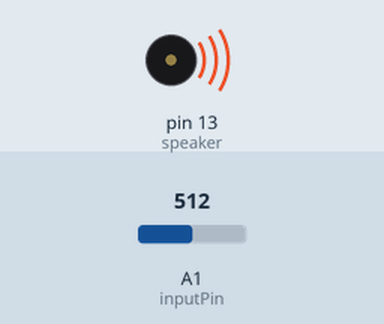
Simulated run of this sketch. Board: Arduino Uno, built with avr-gcc and run on an emulated ATmega328P. Parts: buzzer (waves = sounding). Inputs (shaded band) come from the test bench; at power-on: A1 (inputPin) = 512. What the sketch prints to the serial monitor is not drawn.

Above: at 4.2 s.
At 8.5 s:
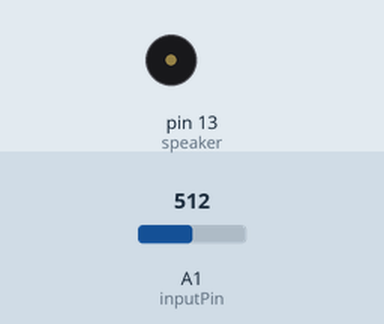
Timing chart, 0 to 11.1 s (numbered marks = the images above):
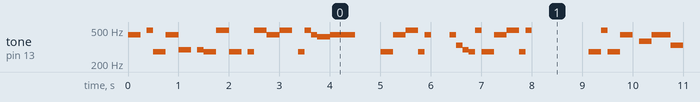

The sketch:

oyebanji_Lab04.ino
```cpp
//Nicholas Oyebanji
//Lab04

//variable for the speaker
int speaker = 13;

//I had to change some of the values to fit the song

//setting up the sensor
int inputPin = 1;
int val = 0;

//pitch scale
int c4 = 277;
int d4 = 293;
int e4 = 330;
int f4 = 370;
int g4 = 415;
int an4 = 440;
int b4 = 494;
int c5 = 523;
int r = 0;

//definition for the tempo
int tempo = 1000;
int w = tempo;
int h = w/2;
int q = h/2;
int e = q/2;
int s = e/2;

//arrays for the line notes and rhythm
int line1[] = {an4, an4, r, b4, c4, an4, d4, d4, r, d4, c4, b4, c4, c4, r, c4, b4, an4};
int line1Rhythm[] = {e, e, e, e, q, q, e, e, e, e, q, q, e, e, e, e, q, q};

int line2[] = {b4, b4, r, c4, b4, an4, g4, an4, r, c4, an4, b4, c4, an4, r, r, an4, e4, d4, c4, b4, c4, an4, b4, c4, b4};
int line2Rhythm[] = {e, e, e, e, e, e, q, h, h, q, q, q, e, e, q, e, e, e, e, e, e, q, q, q, e, e};

int line3[] = {r, r, c4, b4, c4, an4, r, f4, an4, an4, e4, r, c4, c4, e4, e4};
int line3Rhythm[] = {w, e, q, e, q, q, e, q, e, q, q, e, q, e, q, q};

int line4[] = {r, b4, b4, c4, b4, an4, r, c4, b4, c4, an4, r, f4, an4, an4, e4};
int line4Rhythm[] = {e, q, e, e, e, q, e, q, e, q, q, e, q, e, q, q};

int line5[] = {r, c4, c4, e4, e4, r, b4, b4, c4, an4};
int line5Rhythm[] = {e, q, e, q, q, e, q, e, q, q};

//function
void waveFlag() {
  //for loops for the lines of code
  for(int a = 0; a< 18; a++) {
     tone(speaker, line1[a], line1Rhythm[a]);
     delay(line1Rhythm[a]);
  }
  for(int b = 0; b<26; b++) {
    tone(speaker, line2[b], line2Rhythm[b]);
    delay(line2Rhythm[b]);
  }
  for(int c = 0; c < 16; c++) {
    tone(speaker, line3[c], line3Rhythm[c]);
    delay(line3Rhythm[c]);
  }
  for(int d = 0; d < 16; d++) {
    tone(speaker, line4[d], line4Rhythm[d]);
    delay(line4Rhythm[d]);
  }
  for(int e = 0; e < 10; e++) {
    tone(speaker, line5[e], line5Rhythm[e]);
    delay(line5Rhythm[e]);
  }
}

void setup() {
  Serial.begin(9600);
  pinMode(speaker, OUTPUT);

 //sensor
pinMode(inputPin, INPUT);//declaring the pushbutton as input
}

void loop() {
 //waveFlag();

  //sensor code
  val = analogRead(inputPin);//read inputValue

   if(val > 500) {
   waveFlag();
   Serial.println(val);
   }


}
```

Measured:
- by itself, tone on pin 13 (speaker): plays 440 Hz for 0.25 s, 494 Hz for 0.13 s, 277 Hz for 0.25 s, 440 Hz for 0.25 s, 293 Hz for 0.25 s, 293 Hz for 0.13 s … (439 notes in this stretch)
